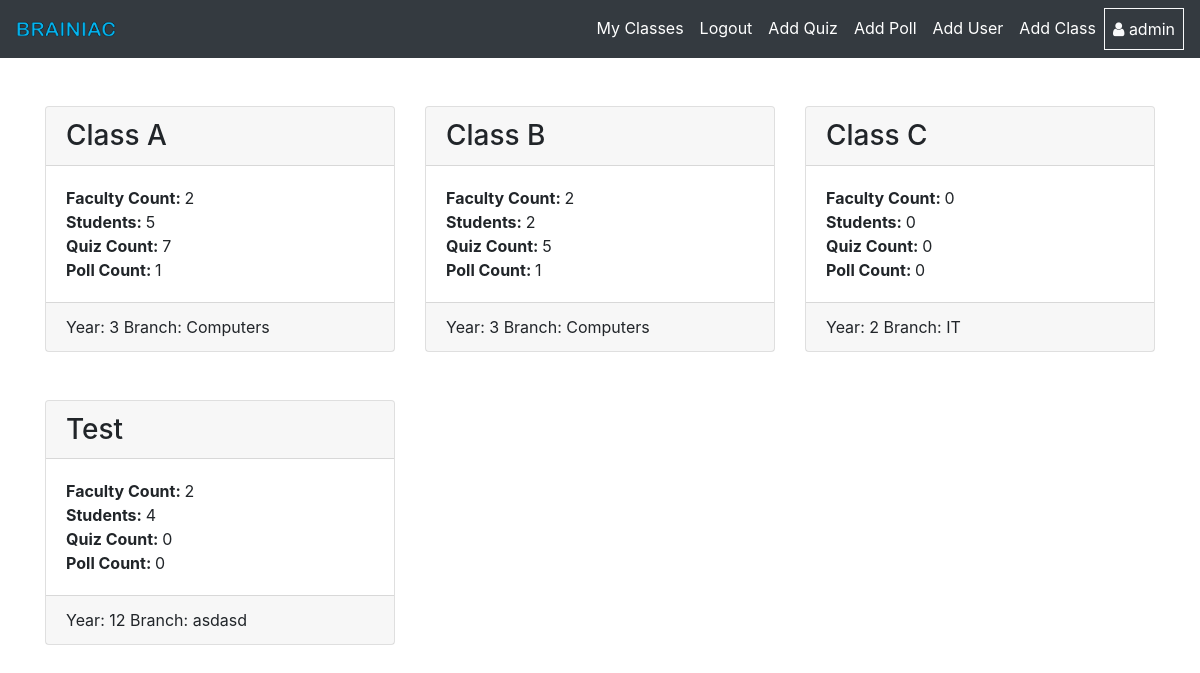
Page /quiz/ (signed in) on the earlier database version.
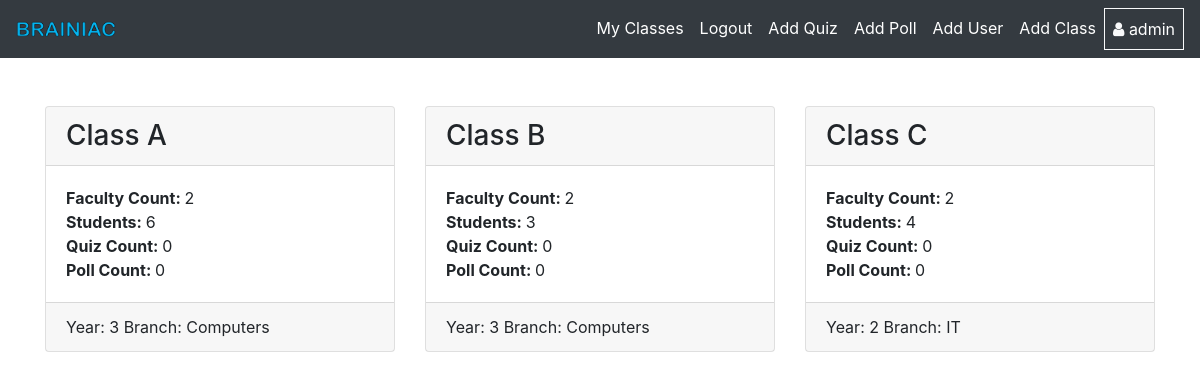
Same page on the later database version.
### quiz/models.py (models this page shows, shortened)
class Class(models.Model):
    class_name = models.CharField(max_length=20)
    year = models.IntegerField(primary_key=False,null=False,blank=False)
    branch = models.CharField(max_length=50)
    user = models.ManyToManyField(User)

### quiz/views.py (the view)
# urls.py: 2. Add a URL to urlpatterns:  path('', views.home, name='home')
@login_required(login_url='/')
def home(request):
    class_list = list(Class.objects.filter(user=request.user))
    faculty_count = []
    student_count = []
    poll_count = []
    quiz_count = []
    for each in class_list:
        temp_teach = []
        temp_stud = []
        for user in each.user.all():
            if user.is_superuser :
                continue
            elif str(user.job.status) == 'teacher':
                temp_teach.append(user)
            else:
                temp_stud.append(user)
        faculty_count.append(len(temp_teach))
        student_count.append(len(temp_stud))
        temp_teach.clear()
        temp_stud.clear()
        quiz_count.append(Quiz.objects.filter(
            make_visible=True).filter(classes=each).count())
        poll_count.append(Poll.objects.filter(activate=True).filter(classes=each).count())
    class_info = zip(class_list, faculty_count, student_count, quiz_count, poll_count)
    context = {
        'class_list': class_info
    }
    return render(request, 'quiz/home.html', context)

### templates/quiz/home.html (shortened to what this page needs)
{% extends "./base.html" %}
{% block content %}
<div class="container ">
    <div class="row py-5">
        {% for class,faculty_count,student_count,quiz_count,poll_count in class_list %}
        <div class="col-md-4">
            <div class="card mb-5">
                <h3 class="card-header">{{class.class_name}}</h3>
                <div class="card-body">
                    <div>
                        <strong>Faculty Count: </strong>{{faculty_count}}
                    </div>
                    <div>
                        <strong>Students: </strong>{{student_count}}
                    </div>
                    <div>
                        <strong>Quiz Count: </strong>{{quiz_count}}
                    </div>
                    <div>
                        <strong>Poll Count: </strong>{{poll_count}}
                    </div>
                </div>
                <div class="card-footer">
                    Year: {{class.year}}
                    Branch: {{class.branch}}
                </div>
            </div>
        </div>
        {% endfor %}
        <div class="col-md-3">
        </div>
    </div>
</div>
{% endblock %}

### templates/quiz/base.html (shortened to what this page needs)
{% load static %}
<!DOCTYPE html>
<html lang="en">
<head>
  <link rel="stylesheet" href="https://stackpath.bootstrapcdn.com/bootstrap/4.5.0/css/bootstrap.min.css"
 />
  <link rel="stylesheet" href="https://stackpath.bootstrapcdn.com/font-awesome/4.7.0/css/font-awesome.min.css">
  <link
      rel="stylesheet"
      type="text/css"
      href="{% static 'accounts/style.css' %}"
    />
</head>
<body>
  <nav class="navbar navbar-expand-lg navbar-dark bg-dark">
    <a class="navbar-brand" href="{% url 'quiz:home' %}">
        <img src="{% static 'quiz/Braniac3.png' %}" alt="logo">
    </a>
    <div class="collapse navbar-collapse" id="navbarSupportedContent">
      <ul class="navbar-nav ml-auto">
        <li class="nav-item active">
          <a class="nav-link" href="{% if user.is_authenticated %} {% url 'quiz:home' %} {% else %} # {% endif %}">
            <span class="nav_link">
              My Classes
            </span>
          </a>
        </li>
        <li class="nav-item active">
          <a class="nav-link" href="{% if user.is_authenticated %} {% url 'quiz:logout' %} {% else %} # {% endif %}">
            <span class="nav_link">
              {% if user.is_authenticated %} Logout {% else %} Login {% endif %}
            </span>
          </a>
        </li>
        {% if request.user.job.status == 'teacher' %}
          <li class="nav-item active">
            <a class="nav-link" href="{% url 'quiz:addQuiz' %}">
              <span class="nav_link">
                Add Quiz
              </span>
            </a>
          </li>
          <li class="nav-item active">
            <a class="nav-link" href="{% url 'quiz:createPoll' %}">
              <span class="nav_link">
                Add Poll
              </span>
            </a>
          </li>
        {% endif %}
        {% if request.user.is_superuser  %}
          <li class="nav-item active">
            <a class="nav-link" href="{% url 'accounts:userRegister' %}">
              <span class="nav_link">
                Add User
              </span>
            </a>
          </li>
          <li class="nav-item active">
            <a class="nav-link" href="{% url 'accounts:add_classes' %}">
              <span class="nav_link">
                Add Class
              </span>
            </a>
          </li>
        {% endif %}
        <li class="nav-item active border border-light">
            <a class="nav-link" href="#">
              <i class="fa fa-user text-light"></i>
              <span class="nav_link">
                {% if user.is_authenticated %} {{request.user.username}} {% endif %}
              </span>
            </a>
        </li
      </ul>
    </div>
  </nav>
  {% block content %} {% endblock content %}
</body>
</html>

### static/accounts/style.css (style rules this page uses)
.navbar-brand img { display: block; width: 100px; }
body { padding: 0px; margin: 0px; border: 0px; height: 100vh; }

Differences in the rows shown:
removed Class: class_name "Test", faculty_count "2", student_count "4", quiz_count "0", poll_count "0", year "12", branch "asdasd"
computed for Class "Class A": student_count "5" → "6"; quiz_count "7" → "0"; id "1" → "0"
computed for Class "Class B": year "2" → "3"; quiz_count "5" → "0"; poll_count "1" → "0"
computed for Class "Class C": year "0" → "2"; student_count "0" → "4"
